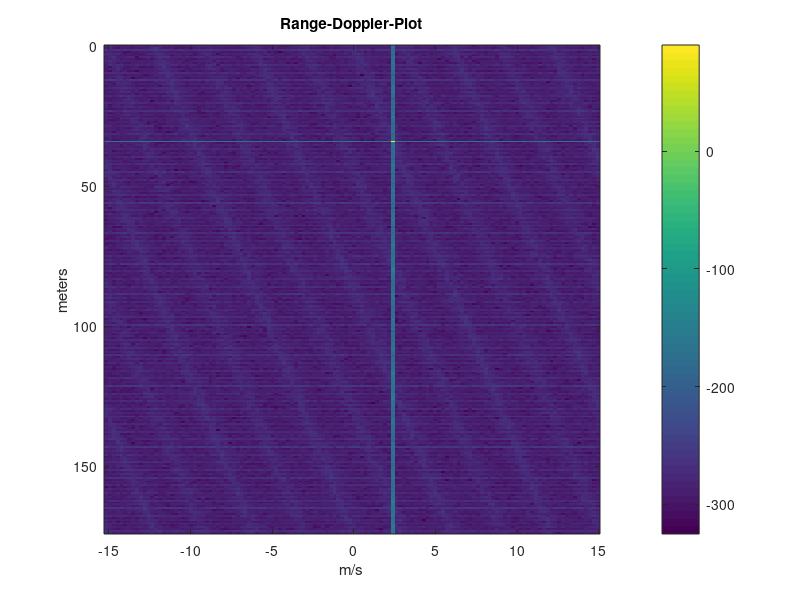
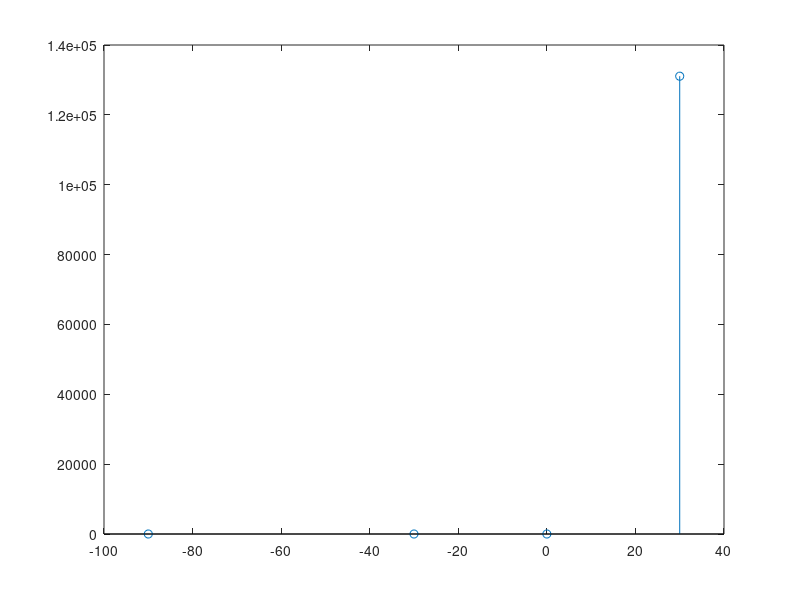
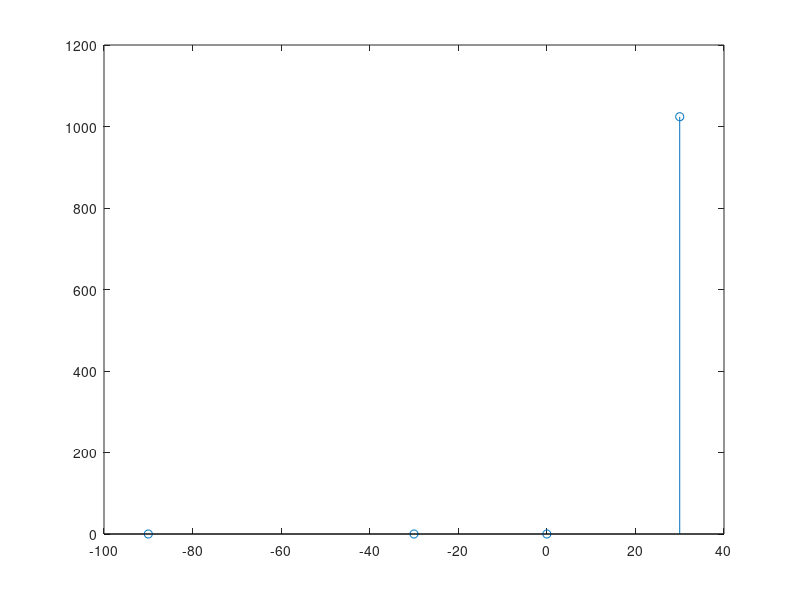
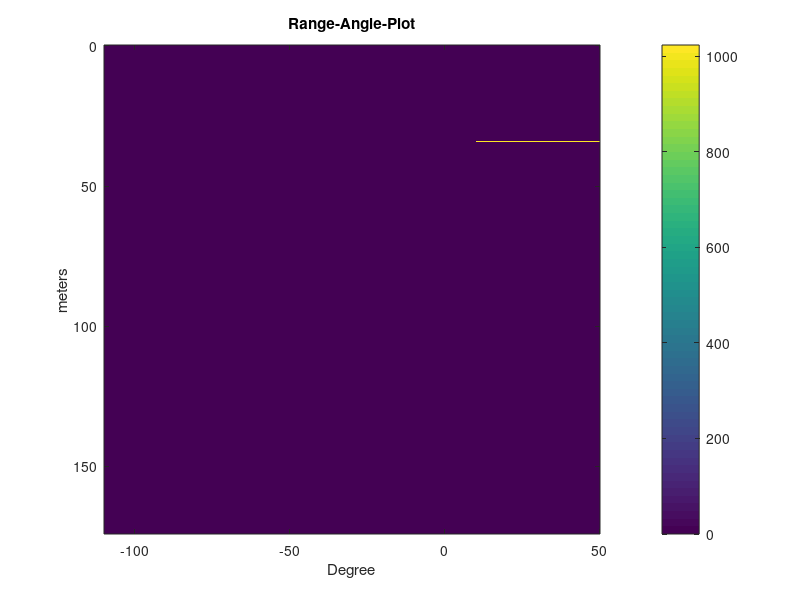

Recreate these plots in MATLAB, in order.
% Script simulates FMCW de-chirped for target and forms the radarcube
% This version only generates 1D and 2D FFT

clc
clearvars
close all




%---FMCW Parameter----(copied from MRR code)
MMWDEMO_SPEED_OF_LIGHT_IN_METERS_PER_USEC=3.e02;
PROFILE_MRR_DIGOUT_SAMPLERATE_VAL=4652;
PROFILE_MRR_FREQ_SLOPE_MHZ_PER_US=4;
SUBFRAME_MRR_NUM_CMPLX_ADC_SAMPLES=256;
PROFILE_MRR_RANGE_RESOLUTION_METERS=...
    ((MMWDEMO_SPEED_OF_LIGHT_IN_METERS_PER_USEC ...
    * PROFILE_MRR_DIGOUT_SAMPLERATE_VAL)...
    / (2000.0 * PROFILE_MRR_FREQ_SLOPE_MHZ_PER_US...
    * SUBFRAME_MRR_NUM_CMPLX_ADC_SAMPLES) );    

fs=PROFILE_MRR_DIGOUT_SAMPLERATE_VAL*1e3; % sampling rate in Hz
numRangeBins=SUBFRAME_MRR_NUM_CMPLX_ADC_SAMPLES;
HzPerBin=fs/numRangeBins;
OneMeterRoundTripUsec=2*(1/MMWDEMO_SPEED_OF_LIGHT_IN_METERS_PER_USEC);
OneMeterRoundTripHz=OneMeterRoundTripUsec*PROFILE_MRR_FREQ_SLOPE_MHZ_PER_US...
                    *1e6;
MetersPerBin = PROFILE_MRR_RANGE_RESOLUTION_METERS;
                

PROFILE_MRR_START_FREQ_GHZ=76.01;
PROFILE_MRR_LAMBDA_MILLIMETER= (MMWDEMO_SPEED_OF_LIGHT_IN_METERS_PER_USEC...
                               /PROFILE_MRR_START_FREQ_GHZ);
lamdaInMeter=PROFILE_MRR_LAMBDA_MILLIMETER*1e-3;


CHIRP_MRR_0_IDLE_TIME_VAL=0;
PROFILE_MRR_IDLE_TIME_VAL=500;
PROFILE_MRR_RAMP_END_TIME_VAL=6000;
SUBFRAME_MRR_CHIRPTYPE_0_CHIRP_REPETITION_PERIOD_US=...
    (CHIRP_MRR_0_IDLE_TIME_VAL+...
    PROFILE_MRR_IDLE_TIME_VAL+...
    PROFILE_MRR_RAMP_END_TIME_VAL)/100;
SUBFRAME_MRR_CHIRPTYPE_0_NUM_CHIRPS=128;
SUBFRAME_MRR_CHIRPTYPE_0_VEL_RESOLUTION_M_P_S=...
    (((1000.0/SUBFRAME_MRR_CHIRPTYPE_0_CHIRP_REPETITION_PERIOD_US)/...
    SUBFRAME_MRR_CHIRPTYPE_0_NUM_CHIRPS)*(PROFILE_MRR_LAMBDA_MILLIMETER/2));
SUBFRAME_MRR_CHIRPTYPE_0_MAX_VEL_M_P_S=...
    (SUBFRAME_MRR_CHIRPTYPE_0_VEL_RESOLUTION_M_P_S*...
    SUBFRAME_MRR_CHIRPTYPE_0_NUM_CHIRPS/2);

MpsPerBin = SUBFRAME_MRR_CHIRPTYPE_0_VEL_RESOLUTION_M_P_S;

TcUs=SUBFRAME_MRR_CHIRPTYPE_0_CHIRP_REPETITION_PERIOD_US;
numDopplerBins=SUBFRAME_MRR_CHIRPTYPE_0_NUM_CHIRPS;

Tc=TcUs*1e-6;

%-----------Angle parameters-------------
numRxAntennas=4;
RxAntSpacing=lamdaInMeter/2;
RxAntPos=(0:1:numRxAntennas-1)*RxAntSpacing;


%----------radarcube-------------------
numChirpTypes=2;
%d1=dopplerbin
%d2=RxAnt
%d3=chirp type (1=fast, 2=slow)
%d4=Rangebins
radarcube=zeros(numDopplerBins,numRxAntennas,numChirpTypes,numRangeBins);


%-----Target parameters
NumOfTargets =1;
%r=[50 100];  % in meters
%r=[MetersPerBin*50 MetersPerBin*25];
OnBinRange=50;
r=MetersPerBin*OnBinRange;
fr=r*OneMeterRoundTripHz;  % Target in frequency
InitialPhase=(4*pi*r)/lamdaInMeter;   %Eq 7 of MmWave Fundamentals TI doc
%v=[5 -2]; %m/s
%v=[MpsPerBin*10 MpsPerBin*(-10)];
OnBinVel=10;
v=MpsPerBin*OnBinVel;

Aoa_rad= 30*pi/180;
Aoa_deg=(Aoa_rad*180)/pi;
RxPhaseDiff=(2*pi/lamdaInMeter)*RxAntPos*sin(Aoa_rad); %in radians


deltaphase=(4*pi*v*Tc)/lamdaInMeter;  %Eq 10 of MmWave Fundamentals TI doc

t=(0:1:numRangeBins-1)*(1/fs);

for m=1:1:numRxAntennas
    
    for k=1:1:numDopplerBins
        
        AdcOut=0;
        for i=1:1:NumOfTargets
            
            temp=exp(1i*((2*pi*fr(i)*t)+InitialPhase(i)+(k-1)*deltaphase(i)));
            
            %Apply Antenna phase shift
            temp=temp.*exp(1i*RxPhaseDiff(m));
            
            AdcOut=AdcOut+temp;
            
        end
        
        %Convert to fixed point
        OneDfftTemp=fft(AdcOut);
        %OneDfftFxd=fix(OneDfftTemp*2^15-1);
        
        %move it to radarcube (load only fast chirp)
        radarcube(k,m,1,:)=OneDfftTemp;
        
        
        
    end    
 
    
end



%plot range-doppler image
%d1=dopplerbin
d2=1;%RxAnt
d3=1;%chirp type (1=fast, 2=slow)
%d4=Rangebins

for k=1:1:numRangeBins
    
    DopplerBins = squeeze(radarcube(:,d2,d3,k));
    
    TwoDfft(k,:)=fftshift(fft(DopplerBins));
    
    
end


%plot range-doppler
d1=1;% dopplerbin
%rangefft=OneDfft(:,ChirpNum);
rangefft = squeeze(radarcube(d1,d2,d3,:));
rangebins=(0:1:numRangeBins-1)*MetersPerBin;
%plot(rangebins,20*log10(abs(rangefft)))
%plot(rangebins,(abs(rangefft)))

%plot Doppler fft
Rangebin=51;
dopfft = (TwoDfft(Rangebin,:));
%doppbins = (-(numDopplerBins/2):1:(numDopplerBins/2)-1)*(MpsPerBin);% Need to check why /2 (fudge factor)
%doppbins = 0:1:numDopplerBins-1;
doppbins=(-(numDopplerBins/2):1:(numDopplerBins/2)-1)*MpsPerBin;
%figure
%plot(doppbins,20*log10(abs(dopfft)))
%plot(doppbins,(abs(dopfft)))

temp=20*log10(abs(TwoDfft));
%temp=abs(TwoDfft);
figure
image(doppbins,rangebins,temp,'CDataMapping','scaled')
colorbar
xlabel('m/s')
ylabel('meters')
title('Range-Doppler-Plot')


%plot range-azimuth aoa
rangeIdx=OnBinRange+1;
doppIdx=OnBinVel+(numDopplerBins/2)+1;

%TI method: 1- Perform 2D FFT of range-doppler intersection
for m=1:1:numRxAntennas
    
    %Get all doppler bins for rangeidx
    doppbins=squeeze(radarcube(:,m,1,rangeIdx));
    %perform fft
    temp=fftshift(fft(doppbins));
    %get the range-doppler intersection
    RangeDoppAnt(m)=temp(doppIdx);
end

%Do angle fft
N=numRxAntennas;
RangeAngleFFT=fftshift(fft(RangeDoppAnt,N));
temp=abs(RangeAngleFFT);
x=(-N/2:1:(N/2)-1);
aoa_x_rad=asin(2*x/N);
aoa_x_deg=(aoa_x_rad*180)/pi;
anglebins=aoa_x_deg;
figure
stem(anglebins,temp)

%Range AOA plot
%Get rangexangle matrix

N=numRxAntennas;
%N=64;

for k=1:1:numRangeBins
    
    %Get all range from any Doppler
    AntBins =squeeze(radarcube(1,:,1,k));
    RangeAngleFFT(k,:)=fftshift(fft(AntBins,N));
    
end

%Plot range angle



%temp=20*log10(abs(RangeAngleFFT));


temp=abs(RangeAngleFFT);
rangebins=(0:1:numRangeBins-1)*MetersPerBin;
x=(-N/2:1:(N/2)-1);
aoa_x_rad=asin(2*x/N);
aoa_x_deg=(aoa_x_rad*180)/pi;
anglebins=aoa_x_deg;
figure
stem(anglebins,temp(rangeIdx,:))

if(1)
figure    
image(anglebins,rangebins,temp,'CDataMapping','scaled')
colorbar
xlabel('Degree')
ylabel('meters')
title('Range-Angle-Plot')
end





